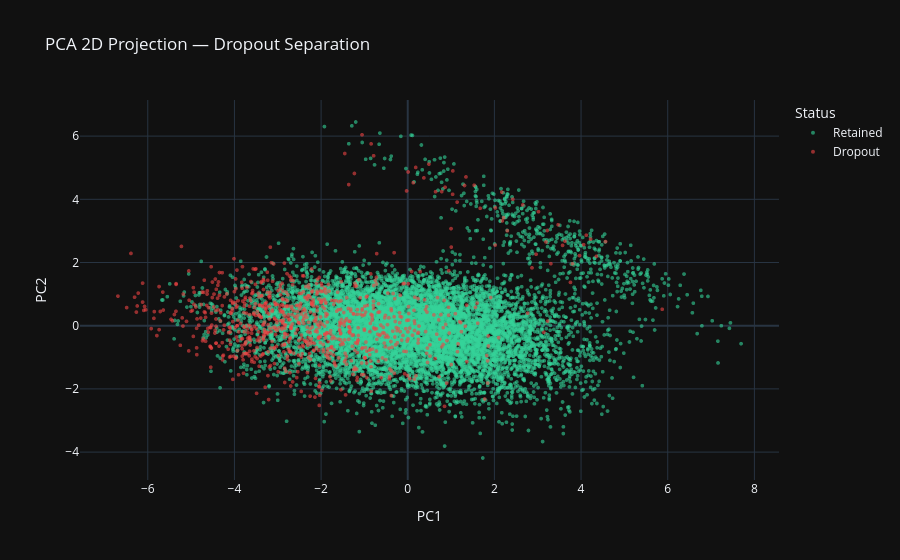

The cell this chart's notebook holds for it:
### Code cell
# PCA 2D scatter coloured by dropout
X_2d = PCA(n_components=2).fit_transform(X_scaled)
pca_df = pd.DataFrame(X_2d, columns=['PC1', 'PC2'])
pca_df['Status'] = df['dropout'].map({0: 'Retained', 1: 'Dropout'})
fig = px.scatter(pca_df, x='PC1', y='PC2', color='Status',
                 color_discrete_map={'Retained': '#34d399', 'Dropout': '#ef4444'},
                 opacity=0.6, template='plotly_dark',
                 title='PCA 2D Projection — Dropout Separation')
fig.update_traces(marker_size=4)
fig.show()

### Figure 1 — Plotly figure (JSON) as saved in the notebook; plotly's stock layout.template omitted (floating-point values rounded to 4 significant figures; data arrays with more than 128 entries replaced by an {"elided": "..."} marker saying what was removed)
{"data": [{"hovertemplate": "Status=Retained<br>PC1=%{x}<br>PC2=%{y}<extra></extra>", "legendgroup": "Retained", "marker": {"color": "#34d399", "opacity": 0.6, "size": 4, "symbol": "circle"}, "mode": "markers", "name": "Retained", "showlegend": true, "type": "scattergl", "x": {"elided": "9105 float values"}, "xaxis": "x", "y": {"elided": "9105 float values"}, "yaxis": "y"}, {"hovertemplate": "Status=Dropout<br>PC1=%{x}<br>PC2=%{y}<extra></extra>", "legendgroup": "Dropout", "marker": {"color": "#ef4444", "opacity": 0.6, "size": 4, "symbol": "circle"}, "mode": "markers", "name": "Dropout", "showlegend": true, "type": "scattergl", "x": {"elided": "895 float values"}, "xaxis": "x", "y": {"elided": "895 float values"}, "yaxis": "y"}], "layout": {"legend": {"title": {"text": "Status"}, "tracegroupgap": 0}, "title": {"text": "PCA 2D Projection — Dropout Separation"}, "xaxis": {"anchor": "y", "domain": [0, 1], "title": {"text": "PC1"}}, "yaxis": {"anchor": "x", "domain": [0, 1], "title": {"text": "PC2"}}}}
